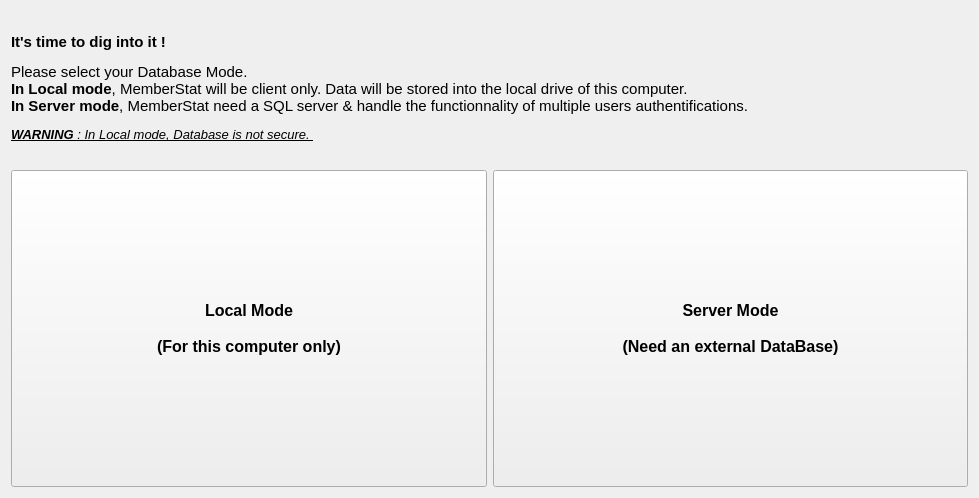
<?xml version="1.0" encoding="UTF-8"?>
<ui version="4.0">
 <class>Widget_database1</class>
 <widget class="QWidget" name="Widget_database1">
  <property name="geometry">
   <rect>
    <x>0</x>
    <y>0</y>
    <width>979</width>
    <height>498</height>
   </rect>
  </property>
  <property name="windowTitle">
   <string notr="true">Form</string>
  </property>
  <layout class="QVBoxLayout" name="verticalLayout">
   <item>
    <layout class="QHBoxLayout" name="horizontalLayout_2">
     <item>
      <layout class="QGridLayout" name="gridLayout">
       <item row="3" column="1">
        <spacer name="verticalSpacer_3">
         <property name="orientation">
          <enum>Qt::Vertical</enum>
         </property>
         <property name="sizeHint" stdset="0">
          <size>
           <width>0</width>
           <height>0</height>
          </size>
         </property>
        </spacer>
       </item>
       <item row="1" column="1">
        <spacer name="verticalSpacer_2">
         <property name="orientation">
          <enum>Qt::Vertical</enum>
         </property>
         <property name="sizeHint" stdset="0">
          <size>
           <width>0</width>
           <height>0</height>
          </size>
         </property>
        </spacer>
       </item>
       <item row="0" column="1">
        <spacer name="verticalSpacer">
         <property name="orientation">
          <enum>Qt::Vertical</enum>
         </property>
         <property name="sizeHint" stdset="0">
          <size>
           <width>0</width>
           <height>0</height>
          </size>
         </property>
        </spacer>
       </item>
       <item row="0" column="2" colspan="2">
        <widget class="QLabel" name="label_description">
         <property name="font">
          <font>
           <pointsize>11</pointsize>
          </font>
         </property>
         <property name="text">
          <string>&lt;html&gt;&lt;head/&gt;&lt;body&gt;&lt;p&gt;&lt;span style=&quot; font-weight:600;&quot;&gt;It's time to dig into it !&lt;/span&gt;&lt;/p&gt;&lt;p&gt;Please select your Database Mode.&lt;br/&gt;&lt;span style=&quot; font-weight:600;&quot;&gt;In Local mode&lt;/span&gt;, MemberStat will be client only. Data will be stored into the local drive of this computer.&lt;br/&gt;&lt;span style=&quot; font-weight:600;&quot;&gt;In Server mode&lt;/span&gt;, MemberStat need a SQL server &amp;amp; handle the functionnality of multiple users authentifications.&lt;/p&gt;&lt;p&gt;&lt;span style=&quot; font-size:10pt; font-weight:600; font-style:italic; text-decoration: underline;&quot;&gt;WARNING&lt;/span&gt;&lt;span style=&quot; font-size:10pt; font-style:italic; text-decoration: underline;&quot;&gt; : In Local mode, Database is not secure. &lt;/span&gt;&lt;/p&gt;&lt;/body&gt;&lt;/html&gt;</string>
         </property>
         <property name="textFormat">
          <enum>Qt::AutoText</enum>
         </property>
         <property name="scaledContents">
          <bool>false</bool>
         </property>
         <property name="wordWrap">
          <bool>true</bool>
         </property>
        </widget>
       </item>
       <item row="1" column="2" rowspan="3">
        <widget class="QPushButton" name="Button_local">
         <property name="sizePolicy">
          <sizepolicy hsizetype="MinimumExpanding" vsizetype="MinimumExpanding">
           <horstretch>0</horstretch>
           <verstretch>0</verstretch>
          </sizepolicy>
         </property>
         <property name="minimumSize">
          <size>
           <width>0</width>
           <height>0</height>
          </size>
         </property>
         <property name="font">
          <font>
           <pointsize>12</pointsize>
           <weight>75</weight>
           <bold>true</bold>
          </font>
         </property>
         <property name="styleSheet">
          <string notr="true"/>
         </property>
         <property name="text">
          <string>Local Mode

(For this computer only)</string>
         </property>
         <property name="iconSize">
          <size>
           <width>64</width>
           <height>64</height>
          </size>
         </property>
        </widget>
       </item>
       <item row="1" column="3" rowspan="3">
        <widget class="QPushButton" name="Button_remote">
         <property name="sizePolicy">
          <sizepolicy hsizetype="MinimumExpanding" vsizetype="MinimumExpanding">
           <horstretch>0</horstretch>
           <verstretch>0</verstretch>
          </sizepolicy>
         </property>
         <property name="minimumSize">
          <size>
           <width>0</width>
           <height>0</height>
          </size>
         </property>
         <property name="font">
          <font>
           <pointsize>12</pointsize>
           <weight>75</weight>
           <bold>true</bold>
          </font>
         </property>
         <property name="text">
          <string>Server Mode

(Need an external DataBase)</string>
         </property>
         <property name="iconSize">
          <size>
           <width>64</width>
           <height>64</height>
          </size>
         </property>
         <property name="checkable">
          <bool>false</bool>
         </property>
         <property name="checked">
          <bool>false</bool>
         </property>
        </widget>
       </item>
      </layout>
     </item>
    </layout>
   </item>
  </layout>
 </widget>
 <resources/>
 <connections/>
</ui>
